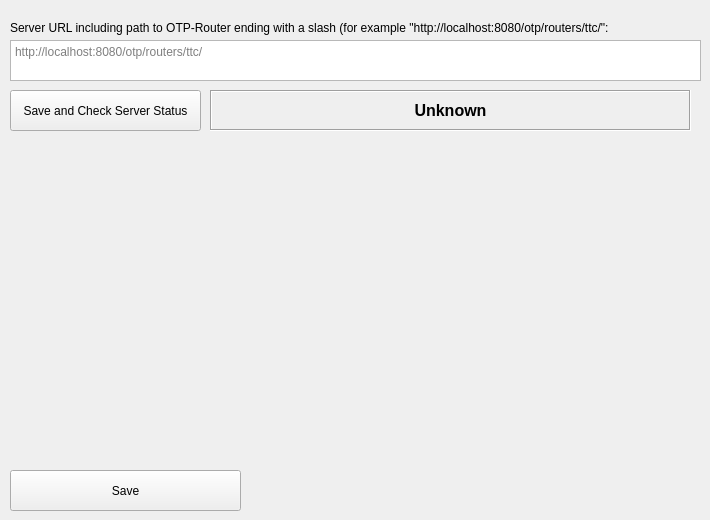
   <widget class="QWidget" name="tab_settings_general">
    <property name="cursor">
     <cursorShape>ArrowCursor</cursorShape>
    </property>
    <property name="statusTip">
     <string>ff</string>
    </property>
    <property name="whatsThis">
     <string>ff</string>
    </property>
    <property name="accessibleName">
     <string>ff</string>
    </property>
    <property name="accessibleDescription">
     <string>ff</string>
    </property>
    <attribute name="title">
     <string>General Settings</string>
    </attribute>
    <widget class="QLabel" name="label_13">
     <property name="geometry">
      <rect>
       <x>10</x>
       <y>20</y>
       <width>691</width>
       <height>16</height>
      </rect>
     </property>
     <property name="text">
      <string>Server URL including path to OTP-Router ending with a slash (for example &quot;http://localhost:8080/otp/routers/ttc/&quot;:</string>
     </property>
    </widget>
    <widget class="QPushButton" name="GeneralSettings_Save">
     <property name="geometry">
      <rect>
       <x>10</x>
       <y>470</y>
       <width>231</width>
       <height>41</height>
      </rect>
     </property>
     <property name="text">
      <string>Save</string>
     </property>
    </widget>
    <widget class="QTextEdit" name="GeneralSettings_ServerURL">
     <property name="geometry">
      <rect>
       <x>10</x>
       <y>40</y>
       <width>691</width>
       <height>41</height>
      </rect>
     </property>
     <property name="toolTip">
      <string>&lt;html&gt;&lt;head/&gt;&lt;body&gt;&lt;p&gt;Server URL including path to OTP-Router, ending with a slash. For example: https://api.digitransit.fi/routing/v1/routers/hsl/&lt;/p&gt;&lt;p&gt;Note that Proxies are currently not supported. Neither QGIS-Internal-Proxy-Settings, nor OS-Proxy-Settings. The Server must be accessible without a proxy.&lt;/p&gt;&lt;/body&gt;&lt;/html&gt;</string>
     </property>
     <property name="tabStopWidth">
      <number>80</number>
     </property>
     <property name="acceptRichText">
      <bool>false</bool>
     </property>
     <property name="placeholderText">
      <string>http://localhost:8080/otp/routers/ttc/</string>
     </property>
    </widget>
    <widget class="QPushButton" name="GeneralSettings_CheckServerStatus">
     <property name="geometry">
      <rect>
       <x>10</x>
       <y>90</y>
       <width>191</width>
       <height>41</height>
      </rect>
     </property>
     <property name="text">
      <string>Save and Check Server Status</string>
     </property>
    </widget>
    <widget class="QLabel" name="GeneralSettings_ServerStatusResult">
     <property name="geometry">
      <rect>
       <x>210</x>
       <y>90</y>
       <width>481</width>
       <height>41</height>
      </rect>
     </property>
     <property name="font">
      <font>
       <family>MS UI Gothic</family>
       <pointsize>12</pointsize>
       <weight>75</weight>
       <bold>true</bold>
      </font>
     </property>
     <property name="frameShape">
      <enum>QFrame::Box</enum>
     </property>
     <property name="frameShadow">
      <enum>QFrame::Sunken</enum>
     </property>
     <property name="text">
      <string>Unknown</string>
     </property>
     <property name="textFormat">
      <enum>Qt::AutoText</enum>
     </property>
     <property name="alignment">
      <set>Qt::AlignCenter</set>
     </property>
     <property name="wordWrap">
      <bool>true</bool>
     </property>
    </widget>
   </widget>
